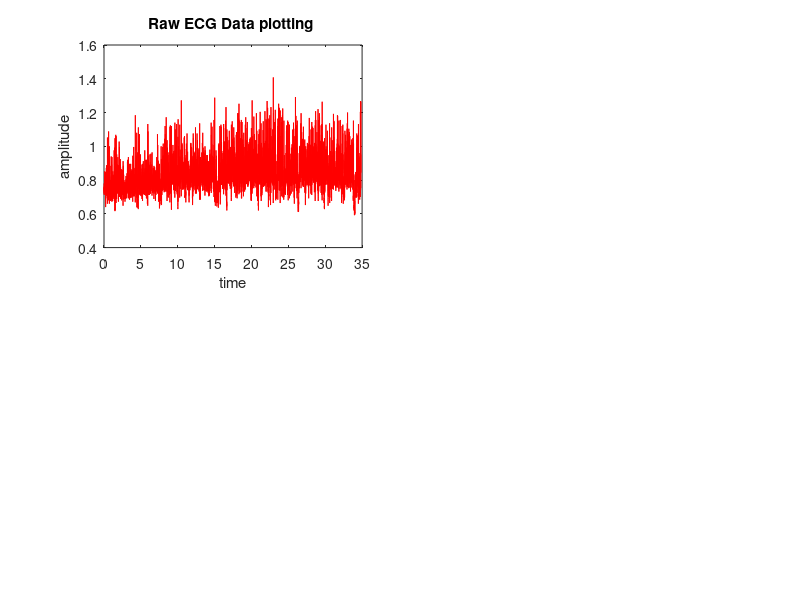

MATLAB code to generate this figure: (Note: this script raises an error after producing the figure.)
%%TEST
function DFA_call_F
DATA=load("Y1.txt");
[d,a]=DFA_call(DATA);
disp("d="+d);disp("a="+a);
end

%%DFA_call
function [D,Alpha1]=DFA_call(DATA)
ecg=DATA;
f_s=250;
N=length(ecg);
t=(0:N-1)/f_s; %time period(total sample/Fs)

subplot(221)
plot(t,ecg,'r'); title('Raw ECG Data plotting ')             
xlabel('time')
ylabel('amplitude')

w=50/(250/2);
bw=w;
[num,den]=iirnotch(w,bw); 
ecg_notch=filter(num,den,ecg);
[e,f]=wavedec(ecg_notch,20,'db6');
g=wrcoef('a',e,f,'db6',16); 

ecg_wave=ecg_notch-g; 
ecg_smooth=smooth(ecg_wave); 
N1=length(ecg_smooth);
t1=(0:N1-1)/f_s;

subplot(222)
plot(t1,ecg_smooth),ylabel('amplitude'),xlabel('time')
title('Filtered ECG signal')

hh=ecg_smooth;
 j=[];           
time=0;          
th=0.45*max(hh);  
 
for i=2:N1-1  
    if((hh(i)>hh(i+1))&&(hh(i)>hh(i-1))&&(hh(i)>th))  
        j(i)=hh(i);                                   
        time(i)=(i-1)/250;                           
    end
end
 j(j==0)=[];              
 time(time==0)=[];     
m=(time)';              
k=length(m);

subplot(223)
plot(t,hh);            
hold on;                
plot(time,j,'*r'); title('PEAK POINTS DETECTED IN ECG SIGNAL')    
xlabel('time')
ylabel('amplitude')
hold off                

n=100:100:1000;
N1=length(n);
F_n=zeros(N1,1);
for i=1:N1
    F_n(i)=DFA(ecg_smooth,n(i),1);
end

n=n';
subplot(224)
plot(log(n),log(F_n),"b");title('DFA Interpretation')  
xlabel('n')
ylabel('F(n)')
A=polyfit(log(n(1:end)),log(F_n(1:end)),1);
Alpha1=A(1);
D=3-A(1);
return
end

%%DFA algorithm
function output1=DFA(DATA,win_length,order)
      
N=length(DATA);   
n=floor(N/win_length);
N1=n*win_length;
y=zeros(N1,1);
Yn=zeros(N1,1);
       
fitcoef=zeros(n,order+1);
mean1=mean(DATA(1:N1));
for i=1:N1
    y(i)=sum(DATA(1:i)-mean1);
end
y=y';
for j=1:n
    fitcoef(j,:)=polyfit(1:win_length,y(((j-1)*win_length+1):j*win_length),order);
end            
for j=1:n
    Yn(((j-1)*win_length+1):j*win_length)=polyval(fitcoef(j,:),1:win_length);
end
            
sum1=sqrt(sum((y'-Yn).^2)/N1);
output1=sum1;
end